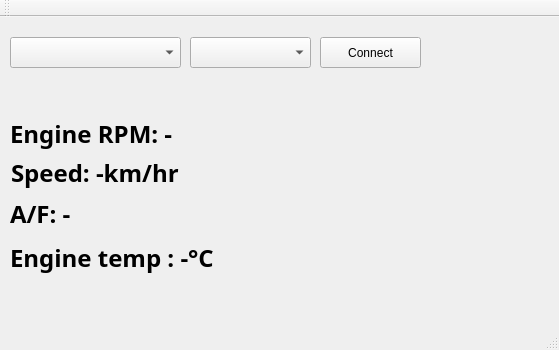
<?xml version="1.0" encoding="UTF-8"?>
<ui version="4.0">
 <class>MainWindow</class>
 <widget class="QMainWindow" name="MainWindow">
  <property name="geometry">
   <rect>
    <x>0</x>
    <y>0</y>
    <width>559</width>
    <height>350</height>
   </rect>
  </property>
  <property name="windowTitle">
   <string>MainWindow</string>
  </property>
  <widget class="QWidget" name="centralWidget">
   <widget class="QLabel" name="af_label">
    <property name="geometry">
     <rect>
      <x>10</x>
      <y>180</y>
      <width>211</width>
      <height>33</height>
     </rect>
    </property>
    <property name="font">
     <font>
      <family>Adobe Arabic</family>
      <pointsize>18</pointsize>
      <weight>75</weight>
      <bold>true</bold>
     </font>
    </property>
    <property name="text">
     <string>A/F: -</string>
    </property>
   </widget>
   <widget class="QPushButton" name="connect_button">
    <property name="geometry">
     <rect>
      <x>320</x>
      <y>20</y>
      <width>101</width>
      <height>31</height>
     </rect>
    </property>
    <property name="text">
     <string>Connect</string>
    </property>
   </widget>
   <widget class="QLabel" name="rpm_label">
    <property name="geometry">
     <rect>
      <x>10</x>
      <y>100</y>
      <width>371</width>
      <height>33</height>
     </rect>
    </property>
    <property name="font">
     <font>
      <family>Adobe Arabic</family>
      <pointsize>18</pointsize>
      <weight>75</weight>
      <bold>true</bold>
     </font>
    </property>
    <property name="text">
     <string>Engine RPM: -</string>
    </property>
   </widget>
   <widget class="QComboBox" name="baudrate_combo">
    <property name="geometry">
     <rect>
      <x>190</x>
      <y>20</y>
      <width>121</width>
      <height>31</height>
     </rect>
    </property>
    <property name="currentText">
     <string/>
    </property>
   </widget>
   <widget class="QLabel" name="speed_label">
    <property name="geometry">
     <rect>
      <x>11</x>
      <y>139</y>
      <width>301</width>
      <height>33</height>
     </rect>
    </property>
    <property name="font">
     <font>
      <family>Adobe Arabic</family>
      <pointsize>18</pointsize>
      <weight>75</weight>
      <bold>true</bold>
     </font>
    </property>
    <property name="text">
     <string>Speed: -km/hr</string>
    </property>
   </widget>
   <widget class="QLabel" name="engine_tmp_label">
    <property name="geometry">
     <rect>
      <x>10</x>
      <y>220</y>
      <width>341</width>
      <height>41</height>
     </rect>
    </property>
    <property name="font">
     <font>
      <family>Adobe Arabic</family>
      <pointsize>18</pointsize>
      <weight>75</weight>
      <bold>true</bold>
     </font>
    </property>
    <property name="text">
     <string>Engine temp : -°C</string>
    </property>
   </widget>
   <widget class="QComboBox" name="serial_combo">
    <property name="geometry">
     <rect>
      <x>10</x>
      <y>20</y>
      <width>171</width>
      <height>31</height>
     </rect>
    </property>
    <property name="currentText">
     <string/>
    </property>
   </widget>
  </widget>
  <widget class="QMenuBar" name="menuBar">
   <property name="geometry">
    <rect>
     <x>0</x>
     <y>0</y>
     <width>559</width>
     <height>25</height>
    </rect>
   </property>
  </widget>
  <widget class="QToolBar" name="mainToolBar">
   <attribute name="toolBarArea">
    <enum>TopToolBarArea</enum>
   </attribute>
   <attribute name="toolBarBreak">
    <bool>false</bool>
   </attribute>
  </widget>
  <widget class="QStatusBar" name="statusBar"/>
 </widget>
 <layoutdefault spacing="6" margin="11"/>
 <resources/>
 <connections/>
</ui>
